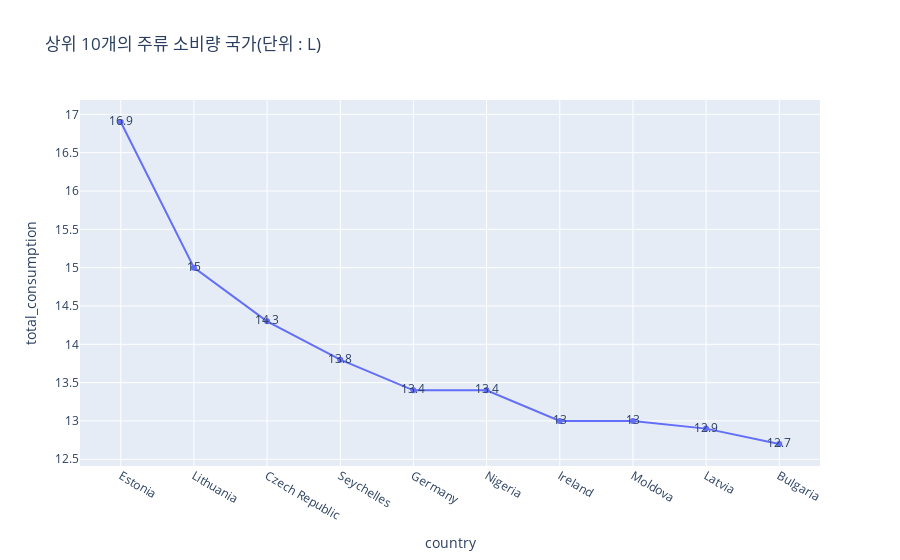

Notebook code for this chart:
### Code cell
px.line(df.head(10), x='country', y='total_consumption', text='total_consumption', title="상위 10개의 주류 소비량 국가(단위 : L)")

### Figure 1 — Plotly figure (JSON) as saved in the notebook; plotly's stock layout.template omitted (floating-point values rounded to 4 significant figures)
{"data": [{"hovertemplate": "country=%{x}<br>total_consumption=%{text}<extra></extra>", "legendgroup": "", "line": {"color": "#636efa", "dash": "solid"}, "marker": {"symbol": "circle"}, "mode": "markers+lines+text", "name": "", "orientation": "v", "showlegend": false, "text": [16.9, 15, 14.3, 13.8, 13.4, 13.4, 13, 13, 12.9, 12.7], "type": "scatter", "x": ["Estonia", "Lithuania", "Czech Republic", "Seychelles", "Germany", "Nigeria", "Ireland", "Moldova", "Latvia", "Bulgaria"], "xaxis": "x", "y": [16.9, 15, 14.3, 13.8, 13.4, 13.4, 13, 13, 12.9, 12.7], "yaxis": "y"}], "layout": {"legend": {"tracegroupgap": 0}, "title": {"text": "상위 10개의 주류 소비량 국가(단위 : L)"}, "xaxis": {"anchor": "y", "domain": [0, 1], "title": {"text": "country"}}, "yaxis": {"anchor": "x", "domain": [0, 1], "title": {"text": "total_consumption"}}}}
